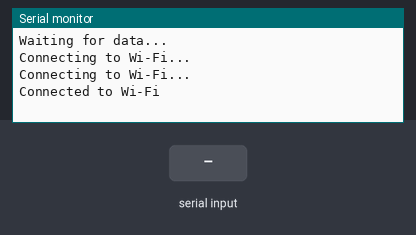
Bench run of a sketch on a simulated ESP32. Parts: the last lines printed to the serial monitor. The test bench sets the inputs (shaded band). WiFi joins after 1.5 s; servers stay silent unless stated; the local clock reads 2024-03-15 10:24:30 at power-on unless the sketch sets it; storage starts empty.

Above: at 3.2 s.
3.3 s: "Voltage:\n" received over Serial
At 5.6 s:
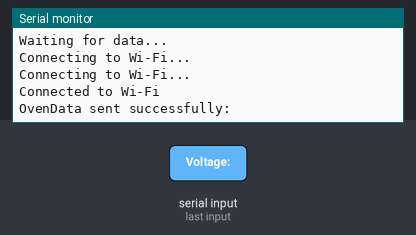
9.8 s: "Voltage:\n" received over the second serial link
At 12.5 s:
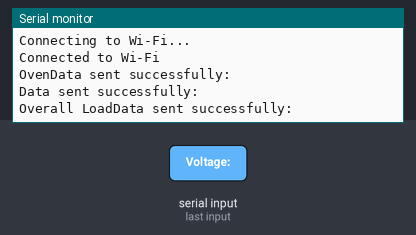

Measured:
- after the input at 3.3 s, the serial monitor: prints a new line after 1.7 s (image 1)
- after the input at 9.8 s, the serial monitor: prints a new line after 1.6 s (image 2)

The sketch:

Two_Sensor_FYP.ino
```cpp
// Libraries for SD Card Module
#include "FS.h"
#include "SD.h"
#include "SPI.h"

// SPI Port PINS for SD Card
#define REASSIGN_PINS
int sck = 14;
int miso = 12;
int mosi = 13;
int cs = 27;

// Libraries for RTC DS3231
#include <Wire.h>
#include <RTClib.h>

RTC_DS3231 rtc; // Create an instance of the RTC_DS3231 class

// Variables to store received data of iron
String I_cycle = "1";
float I_voltage = 1;
float I_current = 1;
float I_app_power = 1;
float I_react_power = 1;
float I_act_power = 1;

// Variables to store received data of vacuum cleaner
String V_cycle = "1";
float V_voltage = 1;
float V_current = 1;
float V_app_power = 1;
float V_react_power = 1;
float V_act_power = 1;

// Variables to store received data of fridge
String F_cycle = "1";
float F_voltage = 1;
float F_current = 1;
float F_app_power = 1;
float F_react_power = 1;
float F_act_power = 1;

// Variables to store received data of Oven
bool O_cycle = 1;
float O_voltage = 1;
float O_current = 1;
float O_app_power = 1;
float O_react_power = 1;
float O_act_power = 1;
float O_power_fact = 1;

// Variables to store received data of Overall Load
bool L_cycle = 1;
float L_voltage = 1;
float L_current = 1;
float L_app_power = 1;
float L_react_power = 1;
float L_act_power = 1;
float L_power_fact = 1;

String simp_time = "NULL";
String date = "NULL";
String unixtime = "NULL";

int i = 1;

String receivedData;
String receivedData_1;
String receivedData_2;

//Firebase Setup
#include <WiFi.h>
#include <Firebase_ESP_Client.h>

// Your WiFi credentials
#define WIFI_SSID "MAUG"
#define WIFI_PASSWORD "d24e95dc"

// Firebase project credentials
#define API_KEY "AIzaSyDBcxIo-G9o1Q_sEJx2Ly1NYT52YibvUFk"
#define DATABASE_URL "https://fyp-aiot-smart-meter-dataset-default-rtdb.asia-southeast1.firebasedatabase.app/" // Database URL

FirebaseData fbdo;
FirebaseConfig config;
FirebaseAuth auth;

unsigned long lastTime = 0;
unsigned long timerDelay = 3000;  // Send data every 5 second

void setup() {
  // Initialize Serial ports
  Serial.begin(9600);                             // Oven (Appliance 04)
  Serial1.begin(9600, SERIAL_8N1, 4, 2 );      //RX,TX  // Total (Overall Power Consumption)
  Serial2.begin(9600, SERIAL_8N1, 16, 17);          // For serial Communication with other ESP32 for other Appliances Values
  Serial.println("Waiting for data...");

  // Initialize RTC Date & Time
  Wire.begin();
  if (!rtc.begin()) {
    Serial.println("Couldn't find RTC");
    while (1);
  }
  // Uncomment this if you want to reset the time and date
  // Set RTC to the current Unix time
  // unsigned long unixTime = 1733249000;  // Example Unix timestamp
  // rtc.adjust(DateTime(unixTime));

  // Initialize SD Card
  #ifdef REASSIGN_PINS
    SPI.begin(sck, miso, mosi, cs);
    if (!SD.begin(cs))
    {
  #else

  if (!SD.begin())
  {
    #endif
    Serial.println("Card Mount Failed");
    delay(100);
  }
  uint8_t cardType = SD.cardType();
  while (cardType == CARD_NONE)
  {
    Serial.println("No SD card attached");
    delay(100);
  }

  WiFi.begin(WIFI_SSID, WIFI_PASSWORD);
  while (WiFi.status() != WL_CONNECTED) {
    delay(1000);
    Serial.println("Connecting to Wi-Fi...");
  }
  Serial.println("Connected to Wi-Fi");

  // Firebase configuration
  config.api_key = API_KEY;
  config.database_url = DATABASE_URL;

  // Assign the user authentication (optional)
  auth.user.email = "ghauribrother12@gmail.com";       // Optional for authentication
  auth.user.password = "MAhm12##"; // Optional for authentication

  // Initialize Firebase
  Firebase.begin(&config, &auth);
  Firebase.reconnectWiFi(true);
}

void loop() {

  // Check if data is available on Serial (IRON)
  while (Serial.available() > 0) {
    Serial.print("Oven");
    receivedData = Serial.readStringUntil('\n');
    ovenData(receivedData);
  }

  // Check if data is available on Serial1 (VACUUM CLEANER)
  while (Serial2.available() > 0) {
    Serial.print("Overall Load");
    receivedData_1 = Serial2.readStringUntil('\n');
    loadData(receivedData_1);
  }

  // Check if data is available on Serial2 (FRIDGE)
  while (Serial1.available() > 0) {
    Serial.print("Fridge, Vacuum, Iron");
    receivedData_2 = Serial1.readStringUntil('\n');
    otherData(receivedData_2);
  }

  // Format the date and time as a string
  DateTime now = rtc.now();
  uint32_t unixTime = now.unixtime();
  unixtime = String(unixTime);
  date = String(now.year()) + "-" + String(now.month()) + "-" + String(now.day());
  simp_time = String(now.hour()) + ":" + String(now.minute()) + ":" + String(now.second());

  // Storing Data in SD Card
  File file = SD.open("/hello.txt", FILE_APPEND);
  while (!file)
  {
    Serial.println("Failed to open file for writing");
    delay(100);
  }

  file.print(unixtime);
  file.print(",");
  file.print(date);
  file.print(",");
  file.print(simp_time);
  file.print(",");

  file.print(L_voltage);
  file.print(",");

  file.print(L_current);
  file.print(",");
  file.print(I_current);
  file.print(",");
  file.print(V_current);
  file.print(",");
  file.print(F_current);
  file.print(",");
  file.print(O_current);
  file.print(",");

  file.print(L_act_power);
  file.print(",");
  file.print(I_act_power);
  file.print(",");
  file.print(V_act_power);
  file.print(",");
  file.print(F_act_power);
  file.print(",");
  file.print(O_act_power);
  file.print(",");

  file.print(L_react_power);
  file.print(",");
  file.print(I_react_power);
  file.print(",");
  file.print(V_react_power);
  file.print(",");
  file.print(F_react_power);
  file.print(",");
  file.print(O_react_power);
  file.print(",");

  file.print(L_app_power);
  file.print(",");
  file.print(I_app_power);
  file.print(",");
  file.print(V_app_power);
  file.print(",");
  file.print(F_app_power);
  file.print(",");
  file.print(O_app_power);
  file.print(",");

  file.print(I_cycle);
  file.print(",");
  file.print(V_cycle);
  file.print(",");
  file.print(F_cycle);
  file.print(",");
  file.print(O_cycle);
  file.println();

  file.close();

  // Send data every `timerDelay` milliseconds
  if ((millis() - lastTime) > timerDelay) {
    lastTime = millis();

    // JSON object to store data
    String path = "/sensorData/" + String(i); // Timestamp as key
    FirebaseJson json;
    // Populate JSON object with the data
    json.set("/UnixTime",unixtime);
    json.set("/Date",date);
    json.set("/Time",simp_time);

    json.set("/Voltage",L_voltage);

    json.set("/Total_Current",L_current);
    json.set("/Iron_Current",I_current);
    json.set("/Vacuum_Current",V_current);
    json.set("/Fridge_Current",F_current);
    json.set("/Oven_Current",O_current);

    json.set("/Total_Act_Power",L_act_power);
    json.set("/Iron_Act_Power",I_act_power);
    json.set("/Vacuum_Act_Power",V_act_power);
    json.set("/Fridge_Act_Power",F_act_power);
    json.set("/Oven_Act_Power",O_act_power);

    json.set("/Total_ReAct_Power",L_react_power);
    json.set("/Iron_ReAct_Power",I_react_power);
    json.set("/Vacuum_ReAct_Power",V_react_power);
    json.set("/Fridge_ReAct_Power",F_react_power);
    json.set("/Oven_ReAct_Power",O_react_power);

    json.set("/Total_App_Power",L_app_power);
    json.set("/Iron_App_Power",I_app_power);
    json.set("/Vacuum_App_Power",V_app_power);
    json.set("/Fridge_App_Power",F_app_power);
    json.set("/Oven_App_Power",O_app_power);

    json.set("/Iron_Cycle",I_cycle);
    json.set("/Vacuum_Cycle",V_cycle);
    json.set("/Fridge_Cycle",F_cycle);
    json.set("/Oven_Cycle",O_cycle);

    // Send data to Firebase
    if (Firebase.RTDB.setJSON(&fbdo, path.c_str(), &json)) {
      Serial.println("Data sent successfully:");
    } else {
      Serial.print("Failed to send data: ");
      Serial.println(fbdo.errorReason());
    }
    i++;
  }
  delay(3000); // Delay to avoid flooding with data
}

// Function to Oven data
void ovenData(String data) {
  int ovoltageIndex = data.indexOf("Voltage:");
  int ocurrentIndex = data.indexOf("Current:");
  int oapp_powerIndex = data.indexOf("Apparent Power:");
  int opower_factIndex = data.indexOf("Power Factor:");

  if (ovoltageIndex != -1)
  {
    O_voltage = data.substring(ovoltageIndex + 8, data.indexOf("V", ovoltageIndex)).toFloat();
  }

  if (ocurrentIndex != -1)
  {
    O_current = data.substring(ocurrentIndex + 8, data.indexOf("A", ocurrentIndex)).toFloat();
  }

  if (opower_factIndex != -1)
  {
    O_power_fact = data.substring(opower_factIndex + 13, data.indexOf("\n", opower_factIndex)).toFloat();
  }

  if (oapp_powerIndex != -1)
  {
    O_app_power = data.substring(oapp_powerIndex + 15, data.indexOf("VA", oapp_powerIndex)).toFloat();
    O_act_power = O_app_power * O_power_fact;
    O_react_power = sqrt(pow(O_app_power,2) - pow(O_act_power,2));
  }
  if (O_current >= 0.5)
  {
    O_cycle = 1;
  }
  if (O_current <= 0.5)
  {
    O_cycle = 0;
  }
}

// Function to Total Load data
void loadData(String data) {
  int lvoltageIndex = data.indexOf("Voltage:");
  int lcurrentIndex = data.indexOf("Current:");
  int lapp_powerIndex = data.indexOf("Apparent Power:");
  int lpower_factIndex = data.indexOf("Power Factor:");

  if (lvoltageIndex != -1)
  {
    L_voltage = data.substring(lvoltageIndex + 8, data.indexOf("V", lvoltageIndex)).toFloat();
  }

  if (lcurrentIndex != -1)
  {
    L_current = data.substring(lcurrentIndex + 8, data.indexOf("A", lcurrentIndex)).toFloat();
  }

  if (lpower_factIndex != -1)
  {
    L_power_fact = data.substring(lpower_factIndex + 13, data.indexOf("\n", lpower_factIndex)).toFloat();
  }

  if (lapp_powerIndex != -1)
  {
    L_app_power = data.substring(lapp_powerIndex + 15, data.indexOf("VA", lapp_powerIndex)).toFloat();
    L_act_power = L_app_power * L_power_fact;
    L_react_power = sqrt(pow(L_app_power,2) - pow(L_act_power,2));
  }
  if (L_current >= 0.5)
  {
    L_cycle = 1;
  }
  if (L_current <= 0.5)
  {
    L_cycle = 0;
  }
}

// Function to Iron, Vacuum, Fridge data
void otherData(String data) {
  int ivoltageIndex = data.indexOf("Iron Voltage: ");
  int icurrentIndex = data.indexOf("Iron Current: ");
  int iact_powerIndex = data.indexOf("Iron Active Power: ");
  int ireact_powerIndex = data.indexOf("Iron Reactive Power: ");
  int iapp_powerIndex = data.indexOf("Iron Apparent Power: ");
  int icycleIndex = data.indexOf("Iron Cycle: ");

  if (ivoltageIndex != -1) {
    I_voltage = data.substring(ivoltageIndex + 14, data.indexOf(" V", ivoltageIndex)).toFloat();
  }
  if (icurrentIndex != -1) {
    I_current = data.substring(icurrentIndex + 14, data.indexOf(" A", icurrentIndex)).toFloat();
  }
  if (iact_powerIndex != -1) {
    I_act_power = data.substring(iact_powerIndex + 19, data.indexOf(" W", iact_powerIndex)).toFloat();
  }
  if (ireact_powerIndex != -1) {
    I_react_power = data.substring(ireact_powerIndex + 21, data.indexOf(" VAR", ireact_powerIndex)).toFloat();
  }
  if (iapp_powerIndex != -1) {
    I_app_power = data.substring(iapp_powerIndex + 21, data.indexOf(" VA", iapp_powerIndex)).toFloat();
  }
  if (icycleIndex != -1) {
    I_cycle = data.substring(icycleIndex + 12, data.indexOf("\n", icycleIndex));
  }


  int vvoltageIndex = data.indexOf("Vacuum Voltage: ");
  int vcurrentIndex = data.indexOf("Vacuum Current: ");
  int vact_powerIndex = data.indexOf("Vacuum Active Power: ");
  int vreact_powerIndex = data.indexOf("Vacuum Reactive Power: ");
  int vapp_powerIndex = data.indexOf("Vacuum Apparent Power: ");
  int vcycleIndex = data.indexOf("Vacuum Cycle: ");

  if (vvoltageIndex != -1) {
    V_voltage = data.substring(vvoltageIndex + 16, data.indexOf(" V", vvoltageIndex)).toFloat();
  }
  if (vcurrentIndex != -1) {
    V_current = data.substring(vcurrentIndex + 16, data.indexOf(" A", vcurrentIndex)).toFloat();
  }
  if (vact_powerIndex != -1) {
    V_act_power = data.substring(vact_powerIndex + 21, data.indexOf(" W", vact_powerIndex)).toFloat();
  }
  if (vreact_powerIndex != -1) {
    V_react_power = data.substring(vreact_powerIndex + 23, data.indexOf(" VAR", vreact_powerIndex)).toFloat();
  }
  if (vapp_powerIndex != -1) {
    V_app_power = data.substring(vapp_powerIndex + 23, data.indexOf(" VA", vapp_powerIndex)).toFloat();
  }
  if (vcycleIndex != -1) {
    V_cycle = data.substring(vcycleIndex + 14, data.indexOf("\n", vcycleIndex));
  }


  int fvoltageIndex = data.indexOf("Fridge Voltage: ");
  int fcurrentIndex = data.indexOf("Fridge Current: ");
  int fact_powerIndex = data.indexOf("Fridge Active Power: ");
  int freact_powerIndex = data.indexOf("Fridge Reactive Power: ");
  int fapp_powerIndex = data.indexOf("Fridge Apparent Power: ");
  int fcycleIndex = data.indexOf("Fridge Cycle: ");

  if (fvoltageIndex != -1) {
    F_voltage = data.substring(fvoltageIndex + 16, data.indexOf(" V", fvoltageIndex)).toFloat();
  }
  if (fcurrentIndex != -1) {
    F_current = data.substring(fcurrentIndex + 16, data.indexOf(" A", fcurrentIndex)).toFloat();
  }
  if (fact_powerIndex != -1) {
    F_act_power = data.substring(fact_powerIndex + 21, data.indexOf(" W", fact_powerIndex)).toFloat();
  }
  if (freact_powerIndex != -1) {
    F_react_power = data.substring(freact_powerIndex + 23, data.indexOf(" VAR", freact_powerIndex)).toFloat();
  }
  if (fapp_powerIndex != -1) {
    F_app_power = data.substring(fapp_powerIndex + 23, data.indexOf(" VA", fapp_powerIndex)).toFloat();
  }
  if (fcycleIndex != -1) {
    F_cycle = data.substring(fcycleIndex + 14, data.indexOf("\n", fcycleIndex));
  }
}
```
